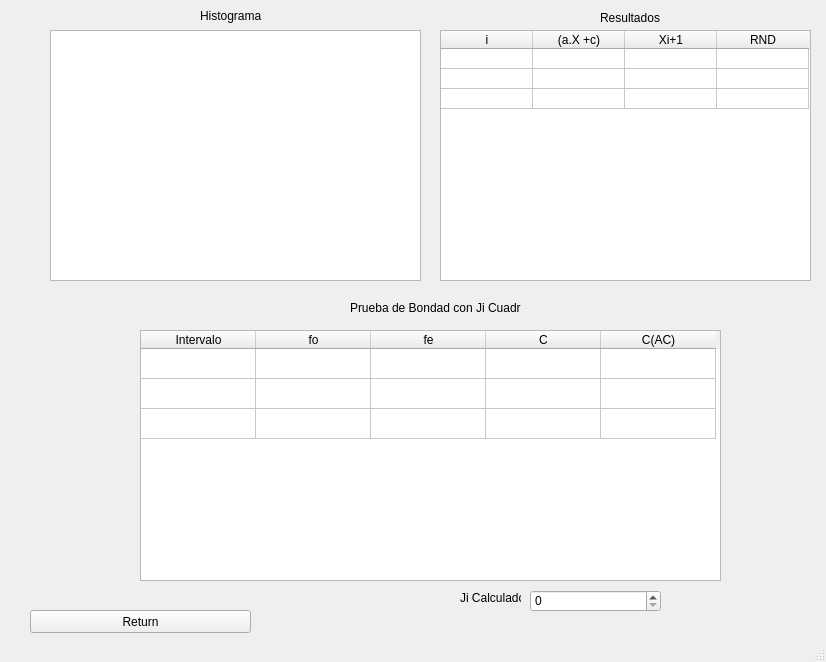
<?xml version="1.0" encoding="UTF-8"?>
<ui version="4.0">
 <class>SecondViewWindow</class>
 <widget class="QMainWindow" name="SecondViewWindow">
  <property name="geometry">
   <rect>
    <x>0</x>
    <y>0</y>
    <width>826</width>
    <height>662</height>
   </rect>
  </property>
  <property name="windowTitle">
   <string>MainWindow</string>
  </property>
  <widget class="QWidget" name="centralwidget">
   <widget class="QLabel" name="resultLbl">
    <property name="geometry">
     <rect>
      <x>600</x>
      <y>10</y>
      <width>61</width>
      <height>16</height>
     </rect>
    </property>
    <property name="text">
     <string>Resultados</string>
    </property>
   </widget>
   <widget class="QLabel" name="histogramaLbl">
    <property name="geometry">
     <rect>
      <x>200</x>
      <y>0</y>
      <width>101</width>
      <height>31</height>
     </rect>
    </property>
    <property name="text">
     <string>Histograma</string>
    </property>
   </widget>
   <widget class="QGraphicsView" name="histogramaTable">
    <property name="geometry">
     <rect>
      <x>50</x>
      <y>30</y>
      <width>371</width>
      <height>251</height>
     </rect>
    </property>
   </widget>
   <widget class="QSpinBox" name="JiCuadradoBox">
    <property name="geometry">
     <rect>
      <x>530</x>
      <y>590</y>
      <width>131</width>
      <height>22</height>
     </rect>
    </property>
   </widget>
   <widget class="QLabel" name="jcTitleLbl">
    <property name="geometry">
     <rect>
      <x>350</x>
      <y>300</y>
      <width>171</width>
      <height>16</height>
     </rect>
    </property>
    <property name="text">
     <string>Prueba de Bondad con Ji Cuadrado</string>
    </property>
   </widget>
   <widget class="QLabel" name="JcLbl">
    <property name="geometry">
     <rect>
      <x>460</x>
      <y>590</y>
      <width>61</width>
      <height>16</height>
     </rect>
    </property>
    <property name="text">
     <string>Ji Calculado</string>
    </property>
   </widget>
   <widget class="QPushButton" name="return_2">
    <property name="geometry">
     <rect>
      <x>30</x>
      <y>610</y>
      <width>221</width>
      <height>23</height>
     </rect>
    </property>
    <property name="text">
     <string>Return</string>
    </property>
   </widget>
   <widget class="QTableWidget" name="resultTable">
    <property name="geometry">
     <rect>
      <x>440</x>
      <y>30</y>
      <width>371</width>
      <height>251</height>
     </rect>
    </property>
    <attribute name="horizontalHeaderVisible">
     <bool>true</bool>
    </attribute>
    <attribute name="horizontalHeaderCascadingSectionResizes">
     <bool>false</bool>
    </attribute>
    <attribute name="horizontalHeaderDefaultSectionSize">
     <number>92</number>
    </attribute>
    <attribute name="horizontalHeaderHighlightSections">
     <bool>true</bool>
    </attribute>
    <attribute name="horizontalHeaderShowSortIndicator" stdset="0">
     <bool>false</bool>
    </attribute>
    <attribute name="verticalHeaderVisible">
     <bool>false</bool>
    </attribute>
    <attribute name="verticalHeaderDefaultSectionSize">
     <number>20</number>
    </attribute>
    <row>
     <property name="text">
      <string>1</string>
     </property>
    </row>
    <row>
     <property name="text">
      <string>2</string>
     </property>
    </row>
    <row>
     <property name="text">
      <string>3</string>
     </property>
    </row>
    <column>
     <property name="text">
      <string>i</string>
     </property>
    </column>
    <column>
     <property name="text">
      <string>(a.X +c)</string>
     </property>
    </column>
    <column>
     <property name="text">
      <string>Xi+1</string>
     </property>
    </column>
    <column>
     <property name="text">
      <string>RND</string>
     </property>
    </column>
   </widget>
   <widget class="QTableWidget" name="jiCuadradoTable">
    <property name="geometry">
     <rect>
      <x>140</x>
      <y>330</y>
      <width>581</width>
      <height>251</height>
     </rect>
    </property>
    <attribute name="horizontalHeaderDefaultSectionSize">
     <number>115</number>
    </attribute>
    <attribute name="verticalHeaderVisible">
     <bool>false</bool>
    </attribute>
    <row>
     <property name="text">
      <string>1</string>
     </property>
    </row>
    <row>
     <property name="text">
      <string>2</string>
     </property>
    </row>
    <row>
     <property name="text">
      <string>3</string>
     </property>
    </row>
    <column>
     <property name="text">
      <string>Intervalo</string>
     </property>
    </column>
    <column>
     <property name="text">
      <string>fo</string>
     </property>
    </column>
    <column>
     <property name="text">
      <string>fe</string>
     </property>
    </column>
    <column>
     <property name="text">
      <string>C</string>
     </property>
    </column>
    <column>
     <property name="text">
      <string>C(AC)</string>
     </property>
    </column>
   </widget>
  </widget>
  <widget class="QStatusBar" name="statusbar"/>
 </widget>
 <resources/>
 <connections/>
</ui>
